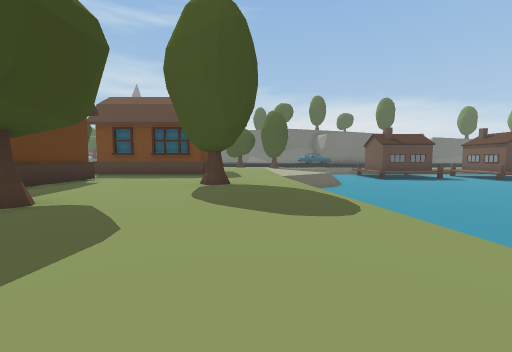
view 1 (above)

22 first-person views from a walk through a Unity game level. The camera is 1.2 m above the floor, tilts 4° down and sees 90° across. The floor is counted in squares, 2 m on a side. Each view is taken from the middle of a square. On the plan, view 1 faces up. The plan holds only what a view shows up to about 9 squares ahead; the rest is blank. The place goes on beyond the plan.

view 2
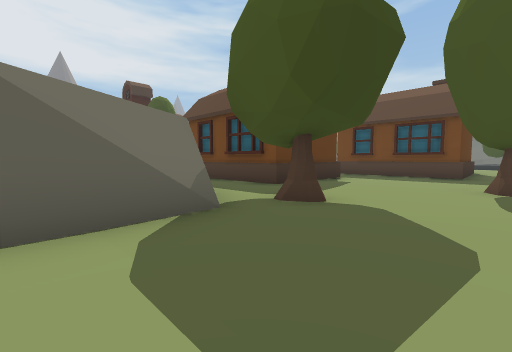

view 3
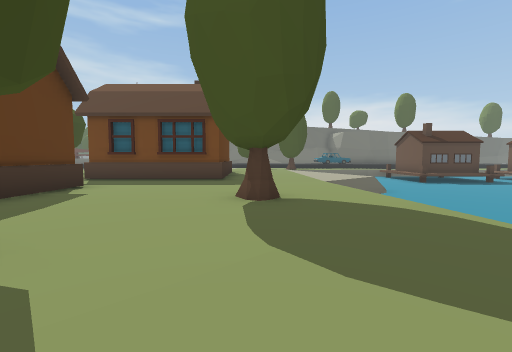

view 4
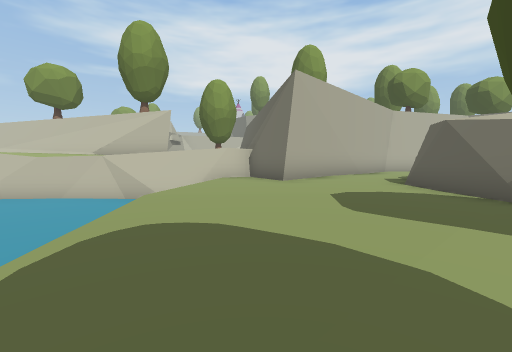

view 5
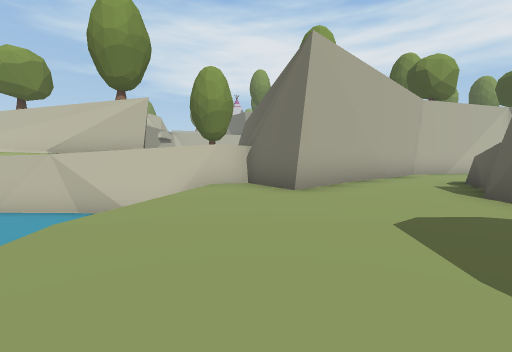

view 6
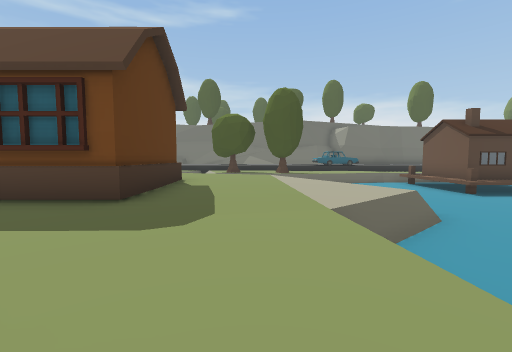

view 7
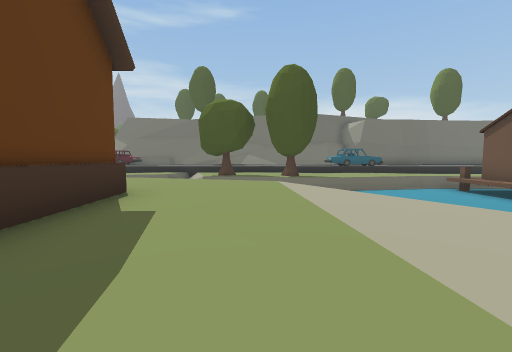

view 8
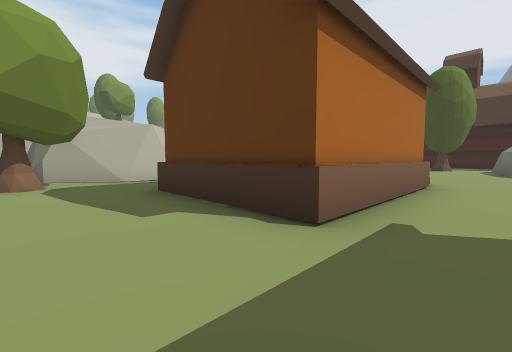

view 9
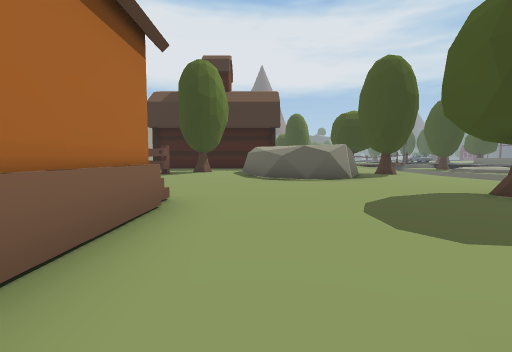

view 10
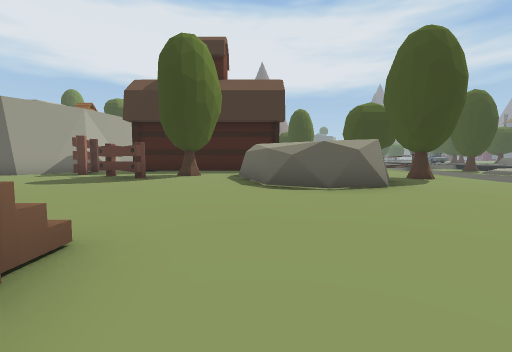

view 11
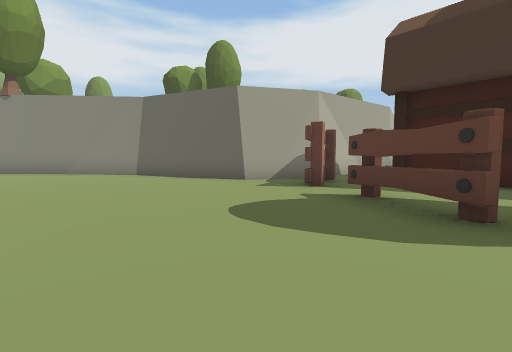

view 12
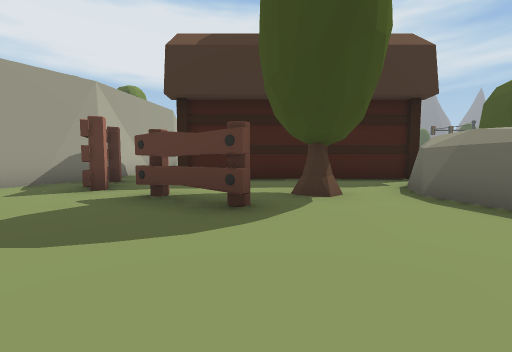

view 13
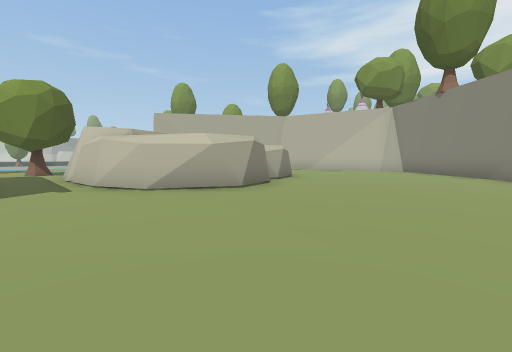

view 14
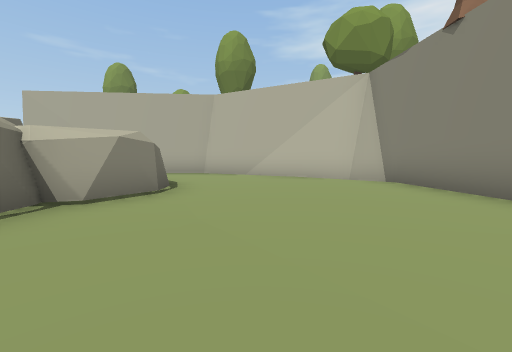

view 15
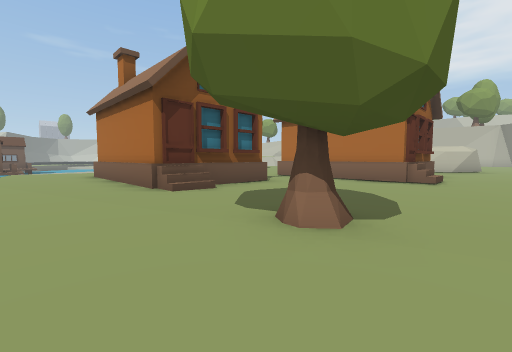

view 16
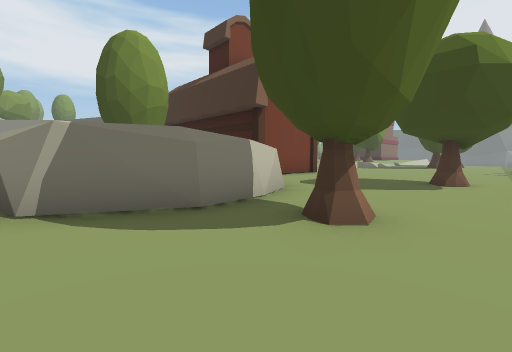

view 17
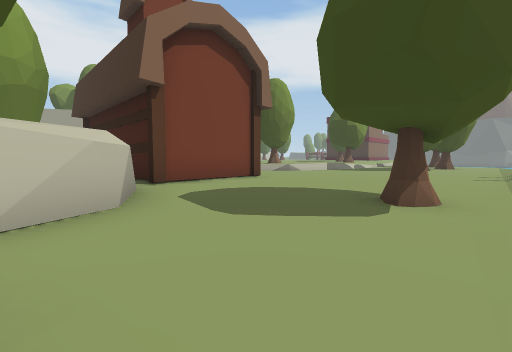

view 18
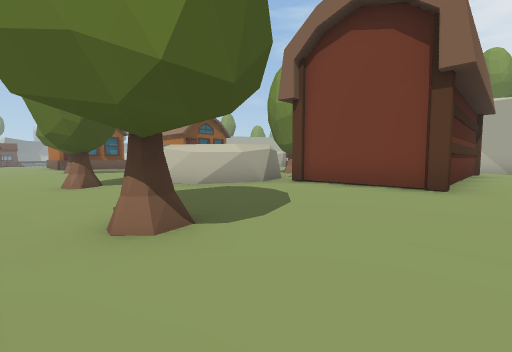

view 19
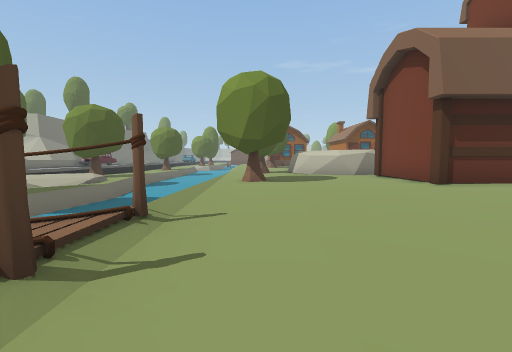

view 20
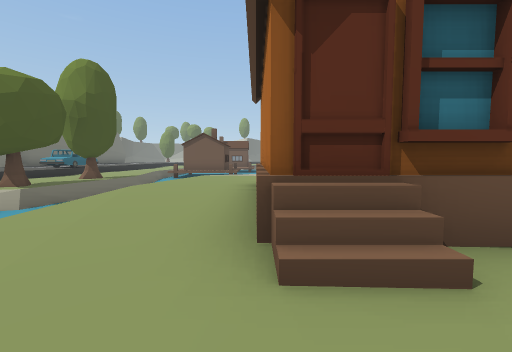

view 21
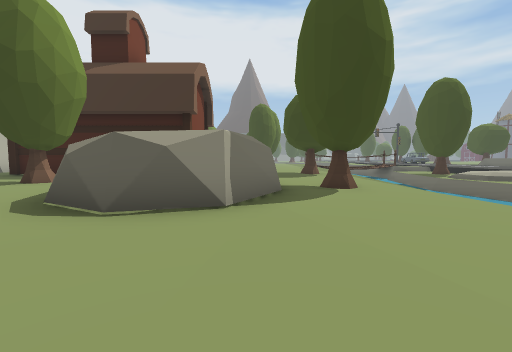

view 22
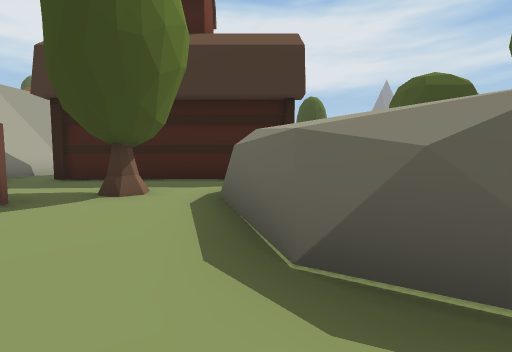

### Floor plan
Key: @ floor where view 1 was taken; # wall or solid block; x gap in a wall; . main floor; : floor 0.25 m higher than the main floor; - floor 0.25 m lower than the main floor; / step, stairs or slope; = window, fence, low wall or low ledge; ~ liquid the walk can cross; ≈ liquid the walk keeps out of; ^ raised ledge; v drop or lower ground; O other object.
Columns run from 27 left of view 1 to 7 right of it. Each row starts with its distance up from view 1.
 18      ≈≈≈≈≈≈≈            ≈≈≈≈≈### ≈O
 17        ≈≈≈                     ≈≈≈O
 16  =#                            ≈≈≈O
 15 ///#.....................//≈    ≈≈O
 14 ....... .../O.............../   ≈≈O
 13  ................ ...OOOOO.../  ≈≈≈
 12   ........#^##.......#   #..../~≈≈
 11    .......^  ##......O  ##..../≈≈≈≈
 10    :..###x^  ^#......####O...-≈≈≈≈≈
  9     :.# #.^^^^............../≈≈≈≈≈≈
  8      :# #.........OOOOO...../≈≈≈≈≈≈
  7      .# #..O...../#   #...../ ≈≈≈≈≈
  6      .# #... .....##  #...O./ ≈≈≈≈
  5      .# #..OO.....O####...../ ≈≈≈
  4      .# ##.O................. ≈≈
  3      ....  ............#O..../≈
  2       ###O........######...../≈
  1         ###......##    #...../≈≈
  0           #......##    #...@.v≈≈≈
 -1           ##......#   ##.....≈≈≈≈≈
 -2            #......##  #...#..≈≈≈≈≈≈
 -3            #.......#  #..###^^^^^^^
 -4            ##...........##     ^^^^
 -5             ##.........##
 -6              ###.....###
 -7                #######

Where each view was taken, in squares from view 1:
view 1: 0 up, 0 right, facing up
view 2: 0 up, 1 left, facing up-left
view 3: 2 up, 1 left, facing up
view 4: 5 up, 0 right, facing down
view 5: 3 up, 0 right, facing down
view 6: 6 up, 0 right, facing up
view 7: 9 up, 0 right, facing up
view 8: 9 up, 3 left, facing down-left
view 9: 9 up, 6 left, facing left
view 10: 9 up, 8 left, facing left
view 11: 6 up, 12 left, facing down-left
view 12: 6 up, 12 left, facing left
view 13: 4 up, 14 left, facing down-right
view 14: 1 down, 13 left, facing down-right
view 15: 15 up, 11 left, facing down-right
view 16: 15 up, 13 left, facing down-left
view 17: 15 up, 16 left, facing down-left
view 18: 15 up, 22 left, facing down-right
view 19: 14 up, 27 left, facing right
view 20: 13 up, 8 left, facing right
view 21: 12 up, 10 left, facing left
view 22: 9 up, 12 left, facing left
